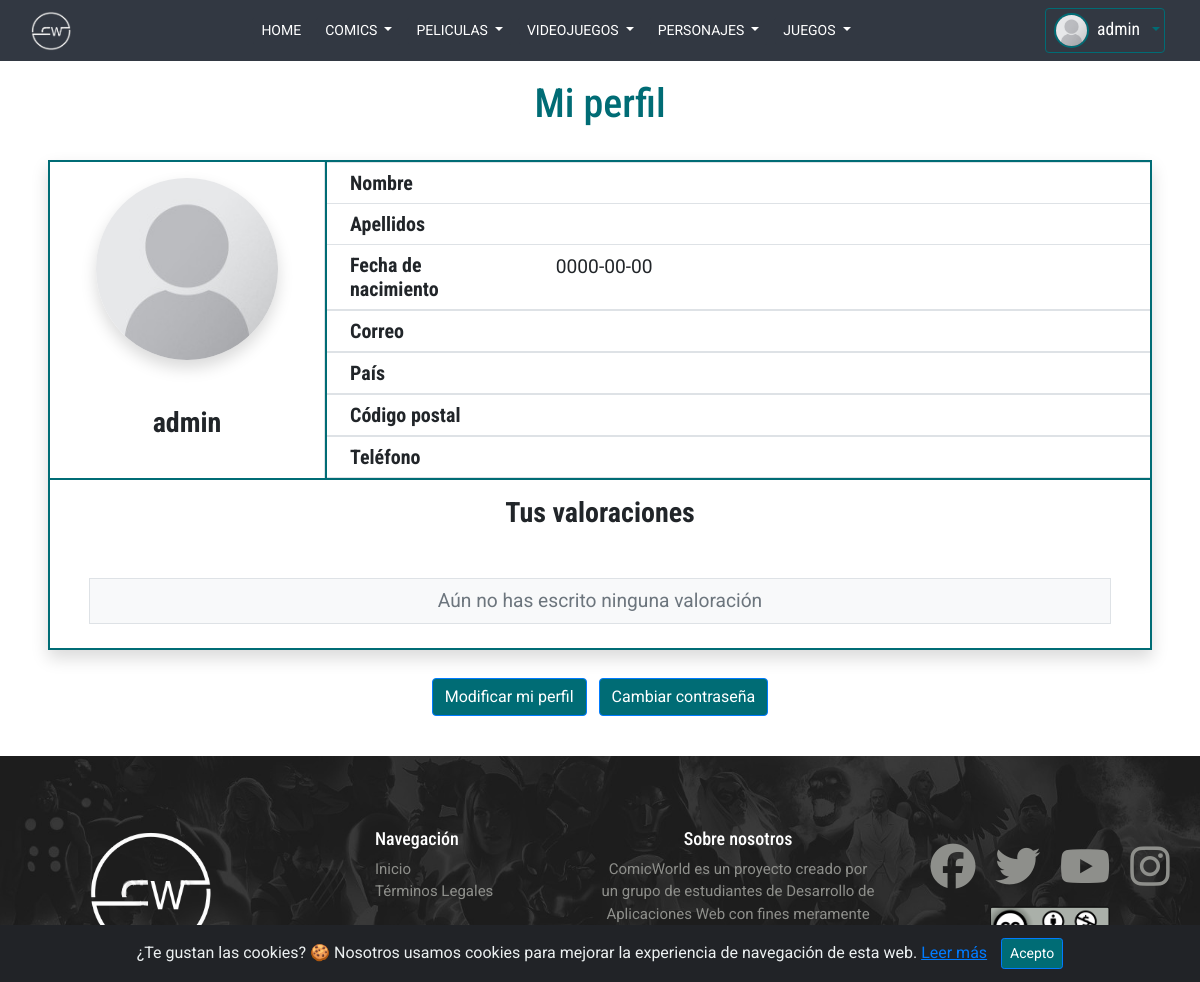
/ProyectoDIW/perfilUsuario.php (signed in), run on the app's committed database.
### tables this page shows
CREATE TABLE `usuario` (
  `id` int(11) NOT NULL,
  `username` varchar(200) NOT NULL,
  `password` varchar(200) NOT NULL,
  `nombre` varchar(200) NOT NULL,
  `apellido1` varchar(200) NOT NULL,
  `apellido2` varchar(200) DEFAULT NULL,
  `correo` varchar(200) NOT NULL,
  `fecha_nacimiento` date NOT NULL,
  `pais` varchar(200) NOT NULL,
  `codigo_postal` varchar(200) NOT NULL,
  `telefono` varchar(200) NOT NULL,
  `rol` varchar(200) NOT NULL,
  `usuario_google` tinyint(1) NOT NULL DEFAULT 0,
  `img_perfil` varchar(300) NOT NULL DEFAULT 'assets/img/usuarios/default_profile.jpg'
);

### ProyectoDIW/models/controladores/ControladorUsuario.php (called while the page is built, shortened)
<?php
include_once 'models/entidades/Usuario.php';
class ControladorUsuario {
    public static function getUsuarioByID($id){
        $conexion=new Conexion();
        $resultado=$conexion->query("SELECT * FROM usuario WHERE id=$id");
        $registro=$resultado->fetch_object();
        $usuario=new Usuario($registro->username, $registro->password, $registro->nombre, $registro->apellido1, $registro->correo, $registro->fecha_nacimiento, $registro->pais, $registro->codigo_postal, $registro->telefono, $registro->rol, $registro->id, $registro->apellido2, $registro->usuario_google, $registro->img_perfil);
        return $usuario;
    }
}

### ProyectoDIW/includes/sesion.php (called while the page is built, shortened)
<?php
include_once 'models/controladores/ControladorUsuario.php';
if (isset($_SESSION['id_usuario'])){
    $usuario=ControladorUsuario::getUsuarioByID($_SESSION['id_usuario']);
}
?>

### ProyectoDIW/models/entidades/Usuario.php (called while the page is built, shortened)
<?php
class Usuario {
    public function __construct($username, $password, $nombre, $apellido1, $correo, $fecha_nacimiento, $pais, $codigo_postal, $telefono, $rol="usuario", $id=0, $apellido2="", $usuario_google=0, $img_perfil="assets/img/usuarios/default_profile.jpg") {
        $this->username=$username;
        $this->fecha_nacimiento=$fecha_nacimiento;
        $this->usuario_google=$usuario_google;
        $this->img_perfil=$img_perfil;
    }
}

### ProyectoDIW/includes/inclPerfil/moduloPerfilUsuario.php (the view, shortened to what this page needs)
<?php
include_once("includes/inclPerfil/moduloValoracionesUsuarios.php");
$error=true;
if (isset($usuario))
    $error=false;
if (!$error){
?>
    <article class="container-fluid mt-2 shadow contenedorPerfilUsuario">
        <div class="row">
            <aside class="col-12 col-md-3">
                <div class="row h-100 border-right ">
                    <div class="col-12 text-center p-3">
                        <div>
                            <img class="w-75 rounded-circle shadow" src="<?php echo $usuario->img_perfil ?>"></img>
                        </div>
                    </div>
                    <div class="col-12 text-center p-2">
                        <div>
                            <h3 class="font-weight-bold"><?php echo $usuario->username ?></h3>
                        </div>
                    </div>
                </div>
            </aside>
            <div class="col-12 col-md-9 filaInformacionPerfil">
                <div class="row border-bottom border-top ">
                    <div class="col-12 col-md-3 text-center text-md-left ">
                        <div class="info">
                            <h5 class="font-weight-bold p-2 m-0 m-0">Nombre</h5>
                        </div>
                    </div>
                    <div class="col-12 col-md-9 text-center text-md-left">
                        <div class="info">
                            <p class="p-2 m-0"><?php echo $usuario->nombre ?></p>
                        </div>
                    </div>
                </div>
                <div class="row ">
                    <div class="col-12 col-md-3 text-center text-md-left">
                        <div class="info">
                            <h5 class="font-weight-bold p-2 m-0">Apellidos</h5>
                        </div>
                    </div>
                    <div class="col-12 col-md-9 text-center text-md-left">
                        <div class="info">
                            <p class="p-2 m-0"><?php echo "$usuario->apellido1 $usuario->apellido2" ?></p>
                        </div>
                    </div>
                </div>
                <div class="row border-bottom border-top">
                    <div class="col-12 col-md-3 text-center text-md-left">
                        <div class="info">
                            <h5 class="font-weight-bold p-2 m-0">Fecha de nacimiento</h5>
                        </div>
                    </div>
                    <div class="col-12 col-md-9 text-center text-md-left">
                        <div class="info">
                            <p class="p-2 m-0"><?php echo $usuario->fecha_nacimiento ?></p>
                        </div>
                    </div>
                </div>
                <div class="row border-bottom border-top">
                    <div class="col-12 col-md-3 text-center text-md-left">
                        <div class="info">
                            <h5 class="font-weight-bold p-2 m-0">Correo</h5>
                        </div>
                    </div>
                    <div class="col-12 col-md-9 text-center text-md-left">
                        <div class="info">
                            <p class="p-2 m-0"><?php echo $usuario->correo ?></p>
                        </div>
                    </div>
                </div>
                <div class="row border-bottom border-top">
                    <div class="col-12 col-md-3 text-center text-md-left">
                        <div class="info">
                            <h5 class="font-weight-bold p-2 m-0">País</h5>
                        </div>
                    </div>
                    <div class="col-12 col-md-9 text-center text-md-left">
                        <div class="info">
                            <p class="p-2 m-0"><?php echo $usuario->pais ?></p>
                        </div>
                    </div>
                </div>
                <div class="row border-bottom border-top">
                    <div class="col-12 col-md-3 text-center text-md-left">
                        <div class="info">
                            <h5 class="font-weight-bold p-2 m-0">Código postal</h5>
                        </div>
                    </div>
                    <div class="col-12 col-md-9 text-center text-md-left">
                        <div class="info">
                            <p class="p-2 m-0"><?php echo $usuario->codigo_postal ?></p>
                        </div>
                    </div>
                </div>
                <div class="row border-bottom border-top">
                    <div class="col-12 col-md-3 text-center text-md-left">
                        <div class="info">
                            <h5 class="font-weight-bold p-2 m-0">Teléfono</h5>
                        </div>
                    </div>
                    <div class="col-12 col-md-9 text-center text-md-left">
                        <div class="info">
                            <p class="p-2 m-0"><?php echo $usuario->telefono ?></p>
                        </div>
                    </div>
                </div>
            </div>
        </div>
        <div class="row contenedorValoracionesPerfil">
            <div class="col-12 text-center p-3">
                <h3 class="font-weight-bold">Tus valoraciones</h3>
            </diV>
        </div>
        <div class="wrapperValoracionesPerfil overflow-auto">
        </div>
    </article>
    <?php
    if ($usuario->usuario_google==0){
    ?>
        <div class="container mt-2">
            <div class="row">
                <div class="col-12 text-center text-center p-3">
                    <a href="modificarPerfil.php" class="btn btn-primary m-1">Modificar mi perfil</a>
                    <a href="cambiarPassword.php" class="btn btn-primary m-1">Cambiar contraseña</a>
                </div>
            </div>
        </div>
    <?php
    }
}

### ProyectoDIW/includes/menuNav.php (shortened to what this page needs)
<nav class="navbar fixed-top navbar-expand-lg navbar-fixed-top navbar-dark bg-success main-nav">
    <div class="container-fluid">
        <div class="navbar-header">
            <a href="index.php">
                <img src="assets/img/logo.png" alt="logo" height="40px" width="40px">
            </a>
        </div>
        <div class="collapse navbar-collapse" id="basicExampleNav">
            <ul class="nav navbar-nav mx-auto">
                <div class="nav-item dropdown">
                    <form action="index.php" method="GET">
                        <button class="btn btn-success bg-success btn-sm m-1 border-0" type="submit">HOME</button>
                    </form>
                </div>
                <div class="nav-item dropdown">
                    <button class="btn btn-success bg-success btn-sm dropdown-toggle m-1 border-0" type="button" id="dropdownMenuButton" data-toggle="dropdown" aria-haspopup="true" aria-expanded="false">
                        COMICS
                    </button>
                </div>
                <div class="nav-item dropdown">
                    <button class="btn btn-success bg-success btn-sm dropdown-toggle m-1 border-0" type="button" id="dropdownMenuButton" data-toggle="dropdown" aria-haspopup="true" aria-expanded="false">
                        PELICULAS
                    </button>
                </div>
                <div class="nav-item dropdown">
                    <button class="btn btn-success bg-success btn-sm dropdown-toggle m-1 border-0" type="button" id="dropdownMenuButton" data-toggle="dropdown" aria-haspopup="true" aria-expanded="false">
                        VIDEOJUEGOS
                    </button>
                </div>
                <div class="nav-item dropdown">
                    <button class="btn btn-success bg-success btn-sm dropdown-toggle m-1 border-0" type="button" id="dropdownMenuButton" data-toggle="dropdown" aria-haspopup="true" aria-expanded="false">
                        PERSONAJES
                    </button>
                </div>
                <div class="nav-item dropdown">
                    <button class="btn btn-success bg-success btn-sm dropdown-toggle m-1 border-0" type="button" id="dropdownMenuButton" data-toggle="dropdown" aria-haspopup="true" aria-expanded="false">
                        JUEGOS
                    </button>
                </div>
            </ul>
        </div>
        <?php if (isset($_SESSION['id_usuario'])){ ?>
            <div class="nav-item dropdown">
                <ul class="nav navbar-nav flex-row justify-content-between ml-auto">
                    <li id="dropdownLoginLI" class="dropdown order-1">
                        <button type="button" id="dropdownMenu1" data-toggle="dropdown" class="text-white ml-1 mr-1 btn btn-outline-primary dropdown-toggle p-1">
                            <span class="p-1"><img src="<?php echo $usuario->img_perfil ?>" class="rounded-circle mr-2 imgPerfilNav"><p class="d-inline m-0 nombreUsuarioNav"><?php echo $usuario->username?></p></span>
                        </button>
                    </li>
                </ul>
            </div>
            <?php } else { ?>
                <button class="btn float-right" data-toggle="modal" data-target="#exampleModal">
                    <i class="fas fa-user text-white"></i>
                </button>
            <?php } ?>
    </div>
</nav>
<div id="correctorBarra"></div>

### ProyectoDIW/css/resume.css (style rules this page uses)
.bg-success { background-color: #323842 !important; }
.btn-primary { background-color: #006C75 !important; }
.btn-outline-primary { border-color: #006C75 !important; color: #006C75 !important; }
body { font-family: "Roboto", sans-serif; overflow-x: hidden; }
h1, h2, h3, h4, h5 { font-family: "Roboto Condensed", sans-serif; }
#correctorBarra { height: 40px; }
.nombreUsuarioNav { font-family: "Roboto Condensed", sans-serif; font-size: 1.1em; color: white; }
.imgPerfilNav { border: 2px solid #006C75; width: 35px; }
.contenedorPerfilUsuario { font-size: 1.2em; border: 2px solid #006C75; }
@media (min-width: 768px) { .filaInformacionPerfil { border-left: 2px solid #006C75; } }
.contenedorValoracionesPerfil { border-top: 2px solid #006C75; }
.wrapperValoracionesPerfil { max-height: 300px; }

### data on the page
usuario: img_perfil (placeholder picture), username "admin", fecha_nacimiento "0000-00-00"
